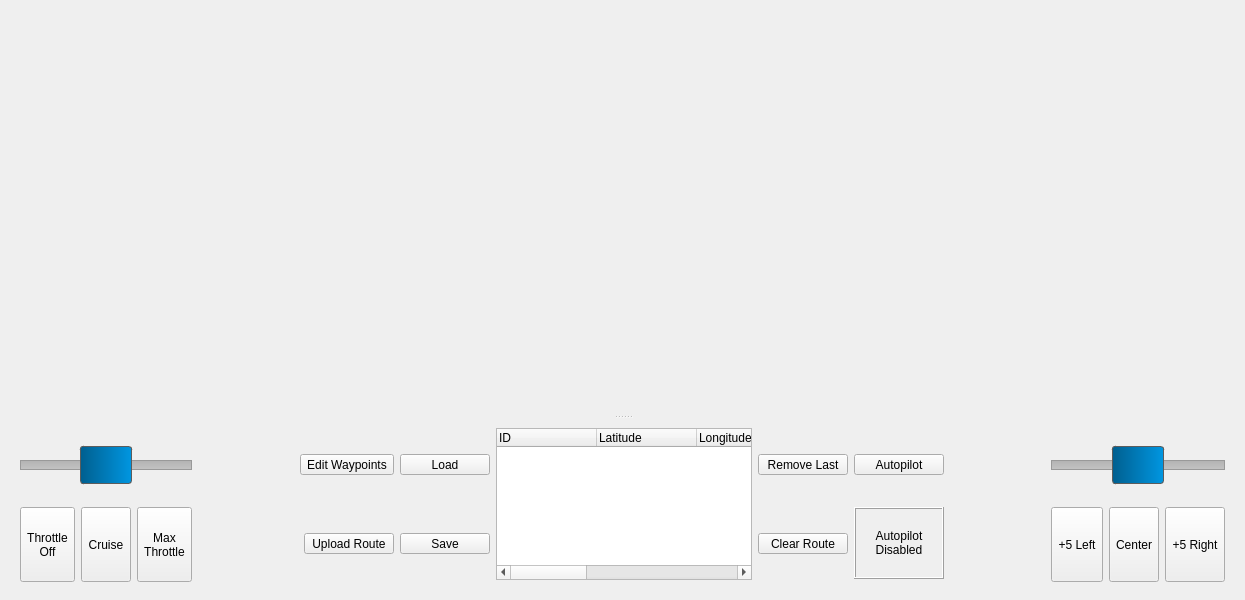
<?xml version="1.0" encoding="UTF-8"?>
<ui version="4.0">
 <class>PanelRoute</class>
 <widget class="QWidget" name="PanelRoute">
  <property name="geometry">
   <rect>
    <x>0</x>
    <y>0</y>
    <width>1245</width>
    <height>600</height>
   </rect>
  </property>
  <property name="sizePolicy">
   <sizepolicy hsizetype="Preferred" vsizetype="Preferred">
    <horstretch>0</horstretch>
    <verstretch>0</verstretch>
   </sizepolicy>
  </property>
  <property name="windowTitle">
   <string>Form</string>
  </property>
  <layout class="QGridLayout" name="gridLayout_2">
   <item row="0" column="0">
    <widget class="QSplitter" name="splitter">
     <property name="frameShape">
      <enum>QFrame::NoFrame</enum>
     </property>
     <property name="orientation">
      <enum>Qt::Vertical</enum>
     </property>
     <property name="opaqueResize">
      <bool>true</bool>
     </property>
     <widget class="Marble::MarbleWidget" name="map" native="true">
      <property name="toolTip">
       <string>The Earth</string>
      </property>
      <property name="whatsThis">
       <string>The Marble widget displays a virtual globe.</string>
      </property>
      <property name="mapThemeId" stdset="0">
       <string/>
      </property>
      <property name="projection" stdset="0">
       <number>0</number>
      </property>
      <property name="longitude" stdset="0">
       <double>0.000000000000000</double>
      </property>
      <property name="showCompass" stdset="0">
       <bool>true</bool>
      </property>
      <property name="showAtmosphere" stdset="0">
       <bool>false</bool>
      </property>
     </widget>
     <widget class="QFrame" name="frame">
      <property name="sizePolicy">
       <sizepolicy hsizetype="Preferred" vsizetype="Maximum">
        <horstretch>0</horstretch>
        <verstretch>0</verstretch>
       </sizepolicy>
      </property>
      <property name="minimumSize">
       <size>
        <width>0</width>
        <height>0</height>
       </size>
      </property>
      <property name="maximumSize">
       <size>
        <width>16777215</width>
        <height>170</height>
       </size>
      </property>
      <property name="styleSheet">
       <string notr="true"> QSlider::groove:horizontal {
     border: 1px solid #999999;
     height: 8px; /* the groove expands to the size of the slider by default. by giving it a height, it has a fixed size */
     background: qlineargradient(x1:0, y1:0, x2:0, y2:1, stop:0 #B1B1B1, stop:1 #c4c4c4);
     margin: 2px 0;
 }

 QSlider::handle:horizontal {
     background:qlineargradient(spread:pad, x1:0, y1:0, x2:1, y2:0, stop:0 rgba(0, 95, 143, 255), stop:1 rgba(0, 150, 225, 255));
     border: 1px solid #5c5c5c;
     width: 50px;
     margin: -15px 0;
     border-radius: 3px;
 }</string>
      </property>
      <property name="frameShape">
       <enum>QFrame::NoFrame</enum>
      </property>
      <property name="frameShadow">
       <enum>QFrame::Sunken</enum>
      </property>
      <property name="lineWidth">
       <number>10</number>
      </property>
      <layout class="QGridLayout" name="gridLayout">
       <item row="3" column="8" rowspan="2">
        <widget class="QToolButton" name="save">
         <property name="minimumSize">
          <size>
           <width>90</width>
           <height>0</height>
          </size>
         </property>
         <property name="text">
          <string>Save</string>
         </property>
         <property name="icon">
          <iconset resource="../../commuicator.qrc">
           <normaloff>:/images/resources/save.png</normaloff>:/images/resources/save.png</iconset>
         </property>
         <property name="iconSize">
          <size>
           <width>50</width>
           <height>50</height>
          </size>
         </property>
         <property name="toolButtonStyle">
          <enum>Qt::ToolButtonTextUnderIcon</enum>
         </property>
        </widget>
       </item>
       <item row="3" column="7" rowspan="2">
        <widget class="QToolButton" name="upload">
         <property name="sizePolicy">
          <sizepolicy hsizetype="Fixed" vsizetype="Fixed">
           <horstretch>0</horstretch>
           <verstretch>0</verstretch>
          </sizepolicy>
         </property>
         <property name="minimumSize">
          <size>
           <width>90</width>
           <height>0</height>
          </size>
         </property>
         <property name="layoutDirection">
          <enum>Qt::RightToLeft</enum>
         </property>
         <property name="text">
          <string>Upload Route</string>
         </property>
         <property name="icon">
          <iconset resource="../../commuicator.qrc">
           <normaloff>:/images/resources/UploadRoute.png</normaloff>:/images/resources/UploadRoute.png</iconset>
         </property>
         <property name="iconSize">
          <size>
           <width>45</width>
           <height>50</height>
          </size>
         </property>
         <property name="toolButtonStyle">
          <enum>Qt::ToolButtonTextUnderIcon</enum>
         </property>
         <property name="autoRaise">
          <bool>false</bool>
         </property>
        </widget>
       </item>
       <item row="1" column="8" rowspan="2">
        <widget class="QToolButton" name="load">
         <property name="minimumSize">
          <size>
           <width>90</width>
           <height>0</height>
          </size>
         </property>
         <property name="text">
          <string>Load</string>
         </property>
         <property name="icon">
          <iconset resource="../../commuicator.qrc">
           <normaloff>:/images/resources/load.png</normaloff>:/images/resources/load.png</iconset>
         </property>
         <property name="iconSize">
          <size>
           <width>50</width>
           <height>50</height>
          </size>
         </property>
         <property name="toolButtonStyle">
          <enum>Qt::ToolButtonTextUnderIcon</enum>
         </property>
        </widget>
       </item>
       <item row="1" column="10" rowspan="4">
        <widget class="QTableWidget" name="routeList">
         <property name="sizePolicy">
          <sizepolicy hsizetype="Expanding" vsizetype="Fixed">
           <horstretch>0</horstretch>
           <verstretch>0</verstretch>
          </sizepolicy>
         </property>
         <attribute name="horizontalHeaderStretchLastSection">
          <bool>true</bool>
         </attribute>
         <attribute name="verticalHeaderVisible">
          <bool>false</bool>
         </attribute>
         <column>
          <property name="text">
           <string>ID</string>
          </property>
          <property name="textAlignment">
           <set>AlignLeft|AlignVCenter</set>
          </property>
         </column>
         <column>
          <property name="text">
           <string>Latitude</string>
          </property>
          <property name="textAlignment">
           <set>AlignLeft|AlignVCenter</set>
          </property>
         </column>
         <column>
          <property name="text">
           <string>Longitude</string>
          </property>
          <property name="textAlignment">
           <set>AlignLeft|AlignVCenter</set>
          </property>
         </column>
         <column>
          <property name="text">
           <string>Altitude</string>
          </property>
          <property name="textAlignment">
           <set>AlignLeft|AlignVCenter</set>
          </property>
         </column>
         <column>
          <property name="text">
           <string>Speed</string>
          </property>
          <property name="textAlignment">
           <set>AlignLeft|AlignVCenter</set>
          </property>
         </column>
         <column>
          <property name="text">
           <string>Type</string>
          </property>
          <property name="textAlignment">
           <set>AlignLeft|AlignVCenter</set>
          </property>
         </column>
        </widget>
       </item>
       <item row="1" column="11" rowspan="2">
        <widget class="QToolButton" name="removeLast">
         <property name="sizePolicy">
          <sizepolicy hsizetype="Fixed" vsizetype="Fixed">
           <horstretch>0</horstretch>
           <verstretch>0</verstretch>
          </sizepolicy>
         </property>
         <property name="minimumSize">
          <size>
           <width>90</width>
           <height>0</height>
          </size>
         </property>
         <property name="text">
          <string>Remove Last</string>
         </property>
         <property name="icon">
          <iconset resource="../../commuicator.qrc">
           <normaloff>:/images/resources/RemoveLast.png</normaloff>:/images/resources/RemoveLast.png</iconset>
         </property>
         <property name="iconSize">
          <size>
           <width>45</width>
           <height>50</height>
          </size>
         </property>
         <property name="toolButtonStyle">
          <enum>Qt::ToolButtonTextUnderIcon</enum>
         </property>
        </widget>
       </item>
       <item row="3" column="11" rowspan="2">
        <widget class="QToolButton" name="clear">
         <property name="sizePolicy">
          <sizepolicy hsizetype="Fixed" vsizetype="Fixed">
           <horstretch>0</horstretch>
           <verstretch>0</verstretch>
          </sizepolicy>
         </property>
         <property name="minimumSize">
          <size>
           <width>90</width>
           <height>0</height>
          </size>
         </property>
         <property name="text">
          <string>Clear Route</string>
         </property>
         <property name="icon">
          <iconset resource="../../commuicator.qrc">
           <normaloff>:/images/resources/ClearAll.png</normaloff>:/images/resources/ClearAll.png</iconset>
         </property>
         <property name="iconSize">
          <size>
           <width>45</width>
           <height>50</height>
          </size>
         </property>
         <property name="toolButtonStyle">
          <enum>Qt::ToolButtonTextUnderIcon</enum>
         </property>
        </widget>
       </item>
       <item row="1" column="7" rowspan="2">
        <widget class="QToolButton" name="editWaypoints">
         <property name="sizePolicy">
          <sizepolicy hsizetype="Fixed" vsizetype="Fixed">
           <horstretch>0</horstretch>
           <verstretch>0</verstretch>
          </sizepolicy>
         </property>
         <property name="minimumSize">
          <size>
           <width>90</width>
           <height>0</height>
          </size>
         </property>
         <property name="layoutDirection">
          <enum>Qt::RightToLeft</enum>
         </property>
         <property name="text">
          <string>Edit Waypoints</string>
         </property>
         <property name="icon">
          <iconset resource="../../commuicator.qrc">
           <normaloff>:/images/resources/EditWaypoints.png</normaloff>:/images/resources/EditWaypoints.png</iconset>
         </property>
         <property name="iconSize">
          <size>
           <width>45</width>
           <height>50</height>
          </size>
         </property>
         <property name="toolButtonStyle">
          <enum>Qt::ToolButtonTextUnderIcon</enum>
         </property>
         <property name="autoRaise">
          <bool>false</bool>
         </property>
        </widget>
       </item>
       <item row="1" column="12" rowspan="2">
        <widget class="QToolButton" name="autopilot">
         <property name="minimumSize">
          <size>
           <width>90</width>
           <height>0</height>
          </size>
         </property>
         <property name="text">
          <string>Autopilot</string>
         </property>
         <property name="icon">
          <iconset resource="../../commuicator.qrc">
           <normaloff>:/images/resources/autopilot.png</normaloff>:/images/resources/autopilot.png</iconset>
         </property>
         <property name="iconSize">
          <size>
           <width>45</width>
           <height>50</height>
          </size>
         </property>
         <property name="toolButtonStyle">
          <enum>Qt::ToolButtonTextUnderIcon</enum>
         </property>
        </widget>
       </item>
       <item row="3" column="12" rowspan="2">
        <widget class="QLabel" name="autopilotState">
         <property name="sizePolicy">
          <sizepolicy hsizetype="Fixed" vsizetype="Fixed">
           <horstretch>0</horstretch>
           <verstretch>0</verstretch>
          </sizepolicy>
         </property>
         <property name="minimumSize">
          <size>
           <width>90</width>
           <height>72</height>
          </size>
         </property>
         <property name="frameShape">
          <enum>QFrame::Box</enum>
         </property>
         <property name="frameShadow">
          <enum>QFrame::Raised</enum>
         </property>
         <property name="lineWidth">
          <number>1</number>
         </property>
         <property name="text">
          <string>Autopilot
Disabled</string>
         </property>
         <property name="alignment">
          <set>Qt::AlignCenter</set>
         </property>
        </widget>
       </item>
       <item row="3" column="4">
        <widget class="QToolButton" name="throttleCruise">
         <property name="minimumSize">
          <size>
           <width>50</width>
           <height>75</height>
          </size>
         </property>
         <property name="text">
          <string>Cruise</string>
         </property>
        </widget>
       </item>
       <item row="3" column="5">
        <widget class="QToolButton" name="throttleMax">
         <property name="minimumSize">
          <size>
           <width>50</width>
           <height>75</height>
          </size>
         </property>
         <property name="text">
          <string>Max
Throttle</string>
         </property>
        </widget>
       </item>
       <item row="3" column="14">
        <widget class="QToolButton" name="left">
         <property name="minimumSize">
          <size>
           <width>50</width>
           <height>75</height>
          </size>
         </property>
         <property name="text">
          <string>+5 Left</string>
         </property>
         <property name="icon">
          <iconset resource="../../commuicator.qrc">
           <normaloff>:/images/resources/leftArrow.png</normaloff>:/images/resources/leftArrow.png</iconset>
         </property>
         <property name="iconSize">
          <size>
           <width>30</width>
           <height>30</height>
          </size>
         </property>
         <property name="shortcut">
          <string>3, 0, Return</string>
         </property>
         <property name="toolButtonStyle">
          <enum>Qt::ToolButtonIconOnly</enum>
         </property>
        </widget>
       </item>
       <item row="3" column="15">
        <widget class="QToolButton" name="center">
         <property name="minimumSize">
          <size>
           <width>50</width>
           <height>75</height>
          </size>
         </property>
         <property name="text">
          <string>Center</string>
         </property>
         <property name="icon">
          <iconset resource="../../commuicator.qrc">
           <normaloff>:/images/resources/centerArrow.png</normaloff>:/images/resources/centerArrow.png</iconset>
         </property>
         <property name="iconSize">
          <size>
           <width>30</width>
           <height>30</height>
          </size>
         </property>
         <property name="toolButtonStyle">
          <enum>Qt::ToolButtonIconOnly</enum>
         </property>
        </widget>
       </item>
       <item row="3" column="16">
        <widget class="QToolButton" name="right">
         <property name="minimumSize">
          <size>
           <width>50</width>
           <height>75</height>
          </size>
         </property>
         <property name="text">
          <string>+5 Right</string>
         </property>
         <property name="icon">
          <iconset resource="../../commuicator.qrc">
           <normaloff>:/images/resources/rightArrow.png</normaloff>:/images/resources/rightArrow.png</iconset>
         </property>
         <property name="iconSize">
          <size>
           <width>30</width>
           <height>30</height>
          </size>
         </property>
         <property name="toolButtonStyle">
          <enum>Qt::ToolButtonIconOnly</enum>
         </property>
         <property name="arrowType">
          <enum>Qt::NoArrow</enum>
         </property>
        </widget>
       </item>
       <item row="3" column="13">
        <spacer name="horizontalSpacer_2">
         <property name="orientation">
          <enum>Qt::Horizontal</enum>
         </property>
         <property name="sizeHint" stdset="0">
          <size>
           <width>40</width>
           <height>20</height>
          </size>
         </property>
        </spacer>
       </item>
       <item row="3" column="3">
        <widget class="QToolButton" name="throttleOff">
         <property name="minimumSize">
          <size>
           <width>50</width>
           <height>75</height>
          </size>
         </property>
         <property name="text">
          <string>Throttle
Off</string>
         </property>
        </widget>
       </item>
       <item row="3" column="6">
        <spacer name="horizontalSpacer_3">
         <property name="orientation">
          <enum>Qt::Horizontal</enum>
         </property>
         <property name="sizeHint" stdset="0">
          <size>
           <width>40</width>
           <height>20</height>
          </size>
         </property>
        </spacer>
       </item>
       <item row="1" column="3" colspan="3">
        <widget class="QSlider" name="throttle">
         <property name="minimumSize">
          <size>
           <width>0</width>
           <height>75</height>
          </size>
         </property>
         <property name="minimum">
          <number>1000</number>
         </property>
         <property name="maximum">
          <number>2000</number>
         </property>
         <property name="value">
          <number>1500</number>
         </property>
         <property name="orientation">
          <enum>Qt::Horizontal</enum>
         </property>
         <property name="tickPosition">
          <enum>QSlider::TicksAbove</enum>
         </property>
         <property name="tickInterval">
          <number>100</number>
         </property>
        </widget>
       </item>
       <item row="1" column="14" colspan="3">
        <widget class="QSlider" name="rudder">
         <property name="minimumSize">
          <size>
           <width>0</width>
           <height>75</height>
          </size>
         </property>
         <property name="styleSheet">
          <string notr="true"/>
         </property>
         <property name="minimum">
          <number>1000</number>
         </property>
         <property name="maximum">
          <number>2000</number>
         </property>
         <property name="value">
          <number>1500</number>
         </property>
         <property name="orientation">
          <enum>Qt::Horizontal</enum>
         </property>
         <property name="tickPosition">
          <enum>QSlider::TicksBelow</enum>
         </property>
         <property name="tickInterval">
          <number>100</number>
         </property>
        </widget>
       </item>
      </layout>
     </widget>
    </widget>
   </item>
  </layout>
 </widget>
 <customwidgets>
  <customwidget>
   <class>Marble::MarbleWidget</class>
   <extends>QWidget</extends>
   <header>marble/MarbleWidget.h</header>
   <container>1</container>
  </customwidget>
 </customwidgets>
 <resources>
  <include location="../../commuicator.qrc"/>
 </resources>
 <connections/>
</ui>
